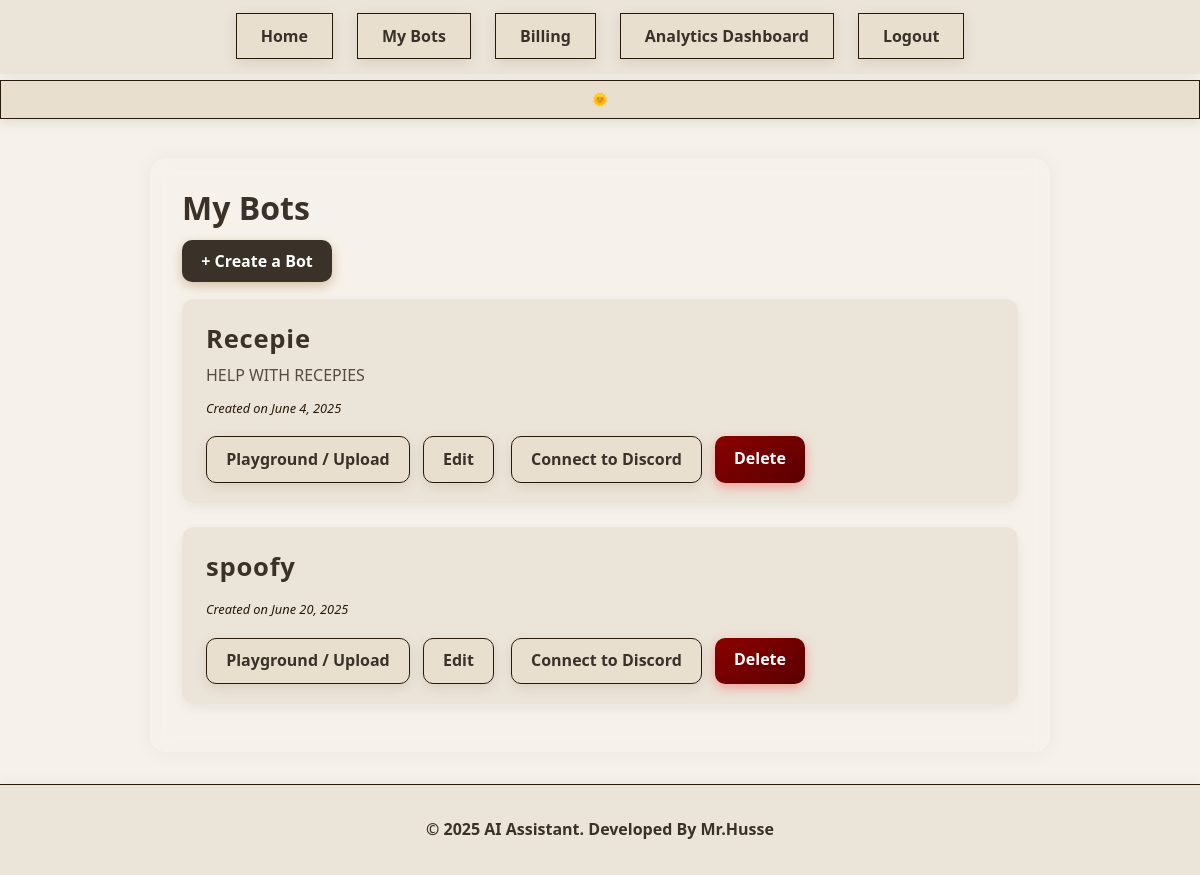
/bots/ (signed in), run on the app's committed database.
### ai_assistant/bots/models.py (models this page shows, shortened)
class Bot(models.Model):
    CATEGORY_CHOICES = [
        ('art', 'Art'),
        ('business', 'Business'),
        ('career', 'Career'),
        ('community', 'Community'),
        ('culture', 'Culture'),
        ('current_affairs', 'Current Affairs'),
        ('education', 'Education'),
        ('entrepreneurship', 'Entrepreneurship'),
        ('entertainment', 'Entertainment'),
        ('environment', 'Environment'),
        ('events', 'Events'),
        ('fashion', 'Fashion'),
        ('finance', 'Finance'),
        ('fitness', 'Fitness'),
        ('food', 'Food'),
        ('funny', 'Funny'),
        ('gaming', 'Gaming'),
        ('gardening', 'Gardening'),
        ('general', 'General'),
        ('hobbies', 'Hobbies'),
        ('history', 'History'),
        ('home_improvement', 'Home Improvement'),
        ('innovation', 'Innovation'),
        ('interview_preparation', 'Interview Preparation'),
        ('job_search', 'Job Search'),
        ('language', 'Language'),
        ('leadership', 'Leadership'),
        ('lifestyle', 'Lifestyle'),
        ('local', 'Local'),
        ('management', 'Management'),
        ('marketing', 'Marketing'),
        ('mental_health', 'Mental Health'),
        ('music', 'Music'),
        ('news', 'News'),
        ('other', 'Other'),
        ('parenting', 'Parenting'),
        ('pets', 'Pets'),
        ('philosophy', 'Philosophy'),
        ('politics', 'Politics'),
        ('productivity', 'Productivity'),
        ('relationships', 'Relationships'),
        ('resume_building', 'Resume Building'),
        ('sales', 'Sales'),
        ('science', 'Science'),
        ('self_improvement', 'Self Improvement'),
        ('shopping', 'Shopping'),
        ('society', 'Society'),
        ('spirituality', 'Spirituality'),
        ('sports', 'Sports'),
        ('support', 'Support'),
        ('sustainability', 'Sustainability'),
        ('tech', 'Tech'),
        ('technology', 'Technology'),
        ('therapy', 'Therapy'),
        ('travel', 'Travel'),
        ('wellbeing', 'Wellbeing'),
        ('wellness', 'Wellness'),
        ('3-D Printing', '3-D Printing'),
    ]
    name = models.CharField(max_length=100)
    description = models.TextField(blank=True)
    owner = models.ForeignKey(User, on_delete=models.CASCADE)
    created_at = models.DateTimeField(auto_now_add=True)
    personality = models.TextField(default="I am a helpful and friendly assistant.")
    category = models.CharField(max_length=23, choices=CATEGORY_CHOICES, default='general')

### ai_assistant/bots/views.py (the view)
# urls.py: path('', views.bot_list, name='list'),
@login_required
def bot_list(request):
    logger.info("bot_list view called")
    bots = Bot.objects.filter(owner=request.user)
    return render(request, 'bots/bot_list.html', {'bots': bots})

### ai_assistant/templates/bots/bot_list.html (shortened to what this page needs)
{% extends "base.html" %}
{% block content %}
<h1>My Bots</h1>
<div style="margin-bottom: 1.5rem;">
    <a href="{% url 'bots:create' %}" class="btn btn-primary">+ Create a Bot</a>
</div>
{% if bots %}
<ul class="bot-list">
    {% for bot in bots %}
    <li class="bot-card">
        <h3>{{ bot.name }}</h3>
        <p>{{ bot.description }}</p>
        <small>Created on {{ bot.created_at|date:"F j, Y" }}</small>
        <div style="margin-top: 1rem;">
            <a href="{% url 'bots:playground' bot.id %}" class="btn">Playground / Upload</a>
            <a href="{% url 'bots:edit' bot.id %}" class="btn">Edit</a>
            <a href="{% url 'bots:discord-connect' bot.id %}" class="btn btn-success" style="margin-left: .25rem;">
                Connect&nbsp;to&nbsp;Discord
            </a>
            <a href="{% url 'bots:delete' bot.id %}" class="btn btn-danger">Delete</a>
        </div>
    </li>
    {% endfor %}
</ul>
{% else %}
<p>You don't have any bots yet.</p>
{% endif %}
{% endblock %}

### ai_assistant/static/css/styles.css (style rules this page uses)
* { margin: 0; padding: 0; box-sizing: border-box; }
:root { --bg-color: #f6f2eb; --text-color: #3a3228; --nav-bg: #ebe4d8; --button-bg: #e9dfcf; --button-text: #3a3228; --button-hover: #d8cdbb; --footer-bg: #ebe4d8; --accent-color: #3a3228; --button-border: #281a08; --button-shadow: 0 4px 12px rgba(120, 100, 80, 0.15); --bot-message-bg: #e8e0d0; --bot-message-text: #3a3228; }
h1 { margin-bottom: 1rem; }
html, body { height: 100%; width: 100%; font-family: 'Segoe UI', Tahoma, Geneva, Verdana, sans-serif; background-color: var(--bg-color); color: var(--text-color); line-height: 1.6; transition: background-color 0.4s ease, color 0.4s ease; display: flex; flex-direction: column; overflow-x: hidden; }
body { min-height: 100vh; flex: 1 0 auto; display: flex; flex-direction: column; }
.btn-danger, .bot-actions .btn-danger { background: linear-gradient(145deg, #8b0000, #5a0000); color: #fff; border: none; box-shadow: 0 4px 12px rgba(255, 0, 0, 0.3); transition: all 0.3s ease; }
.bot-list { list-style: none; padding: 0; margin: 0; }
.bot-card { background: var(--nav-bg); border-radius: 12px; padding: 1.25rem 1.5rem; margin-bottom: 1.5rem; box-shadow: 0 4px 12px rgba(0,0,0,0.06); transition: transform 0.3s ease, box-shadow 0.3s ease; }
.bot-card h3 { margin-bottom: 0.3rem; font-size: 1.6rem; font-weight: 700; color: var(--accent-color); letter-spacing: 0.03em; }
.bot-card p { font-size: 1rem; margin-bottom: 0.5rem; color: var(--text-color); opacity: 0.85; line-height: 1.4; }
.bot-card small { font-size: 0.8rem; color: var(--button-border); font-style: italic; }
.bot-card > div { margin-top: 1rem; display: flex; flex-wrap: wrap; gap: 0.8rem; }
.btn { background: var(--button-bg); color: var(--button-text); border: 1px solid var(--button-border); padding: 0.6rem 1.2rem; border-radius: 10px; font-weight: 600; text-decoration: none; box-shadow: var(--button-shadow); transition: all 0.3s ease; cursor: pointer; white-space: nowrap; user-select: none; text-align: center; }
.btn-primary { background: var(--accent-color); color: #fff; border: none; box-shadow: 0 4px 12px rgba(167, 111, 47, 0.4); }
.btn-danger { background: linear-gradient(145deg, #8b0000, #5a0000); color: #fff; border: none; box-shadow: 0 4px 12px rgba(255, 0, 0, 0.3); font-weight: 700; transition: all 0.3s ease; }

### data on the page
Bot: name "Recepie", description "HELP WITH RECEPIES", created_at "June 4, 2025"
Bot: name "spoofy", created_at "June 20, 2025"
